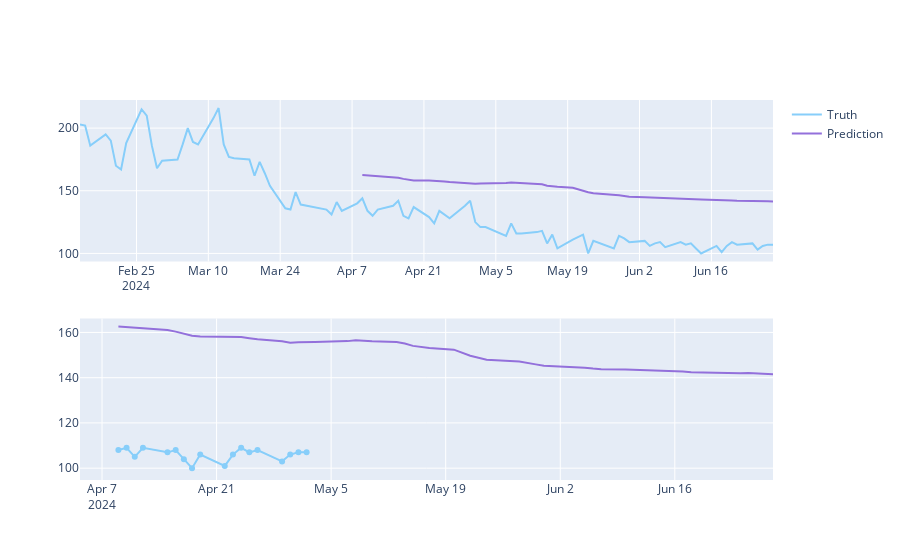

Notebook cell for this chart:
### Code cell
predicted_prices = ohlc.loc[37:].copy()
predicted_prices['Close'] = y_pred

fig = make_subplots(rows=2, cols=1)
fig.add_trace(go.Scatter(x=ohlc.Date, y=ohlc.Close,
                         name='Truth',
                         marker_color='LightSkyBlue'), row=1, col=1)

fig.add_trace(go.Scatter(x=predicted_prices.Date,
                         y=predicted_prices.Close,
                         name='Prediction',
                         marker_color='MediumPurple'), row=1, col=1)

fig.add_trace(go.Scatter(x=predicted_prices.Date,
                         y=y_test,
                         name='Truth',
                         marker_color='LightSkyBlue',
                         showlegend=False), row=2, col=1)

fig.add_trace(go.Scatter(x=predicted_prices.Date,
                         y=y_pred,
                         name='Prediction',
                         marker_color='MediumPurple',
                         showlegend=False), row=2, col=1)

fig.show()
